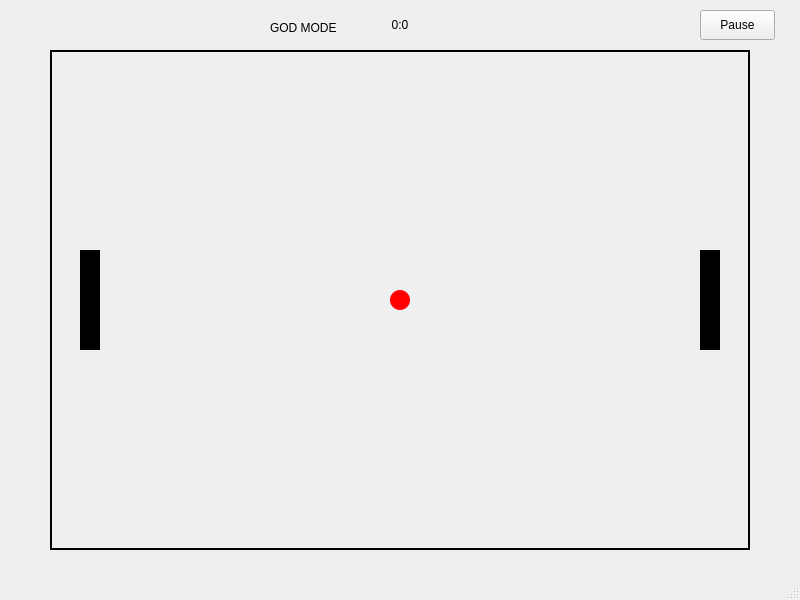
<?xml version="1.0" encoding="UTF-8"?>
<ui version="4.0">
 <class>MainWindow</class>
 <widget class="QMainWindow" name="MainWindow">
  <property name="geometry">
   <rect>
    <x>0</x>
    <y>0</y>
    <width>800</width>
    <height>600</height>
   </rect>
  </property>
  <property name="windowTitle">
   <string>MainWindow</string>
  </property>
  <widget class="QWidget" name="centralwidget">
   <widget class="QLabel" name="scoreLabel">
    <property name="geometry">
     <rect>
      <x>360</x>
      <y>10</y>
      <width>80</width>
      <height>30</height>
     </rect>
    </property>
    <property name="text">
     <string>0:0</string>
    </property>
    <property name="alignment">
     <set>Qt::AlignCenter</set>
    </property>
   </widget>
   <widget class="QPushButton" name="pauseButton">
    <property name="geometry">
     <rect>
      <x>700</x>
      <y>10</y>
      <width>75</width>
      <height>30</height>
     </rect>
    </property>
    <property name="text">
     <string>Pause</string>
    </property>
   </widget>
   <widget class="QFrame" name="gameFrame">
    <property name="geometry">
     <rect>
      <x>50</x>
      <y>50</y>
      <width>700</width>
      <height>500</height>
     </rect>
    </property>
    <property name="frameShape">
     <enum>QFrame::Box</enum>
    </property>
    <property name="lineWidth">
     <number>2</number>
    </property>
    <widget class="QWidget" name="playerPaddle" native="true">
     <property name="geometry">
      <rect>
       <x>30</x>
       <y>200</y>
       <width>20</width>
       <height>100</height>
      </rect>
     </property>
     <property name="styleSheet">
      <string notr="true">background-color: #000000;</string>
     </property>
    </widget>
    <widget class="QWidget" name="aiPaddle" native="true">
     <property name="geometry">
      <rect>
       <x>650</x>
       <y>200</y>
       <width>20</width>
       <height>100</height>
      </rect>
     </property>
     <property name="styleSheet">
      <string notr="true">background-color: #000000;</string>
     </property>
    </widget>
    <widget class="QWidget" name="ball" native="true">
     <property name="geometry">
      <rect>
       <x>340</x>
       <y>240</y>
       <width>20</width>
       <height>20</height>
      </rect>
     </property>
     <property name="styleSheet">
      <string notr="true">background-color: #FF0000; border-radius: 10px;</string>
     </property>
    </widget>
   </widget>
   <widget class="QLabel" name="label">
    <property name="geometry">
     <rect>
      <x>270</x>
      <y>20</y>
      <width>71</width>
      <height>16</height>
     </rect>
    </property>
    <property name="text">
     <string>GOD MODE</string>
    </property>
   </widget>
  </widget>
  <widget class="QMenuBar" name="menubar">
   <property name="geometry">
    <rect>
     <x>0</x>
     <y>0</y>
     <width>800</width>
     <height>22</height>
    </rect>
   </property>
  </widget>
  <widget class="QStatusBar" name="statusbar"/>
 </widget>
 <resources/>
 <connections/>
</ui>
